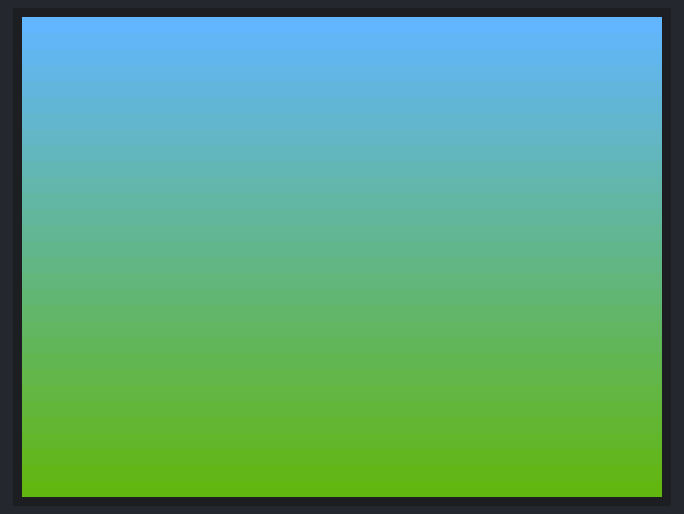
A program run on a simulated Raspberry Pi Pico running MicroPython. Parts: 320×240 colour display. What the program prints to the serial console is not drawn. At 0.2 s the program stops and its outputs stay as they are.

Above: at 0.2 s.

The program:

lines.py
```python
import math
from picographics import PicoGraphics, DISPLAY_PICO_DISPLAY_2, PEN_RGB565

# Set up the display
display = PicoGraphics(display=DISPLAY_PICO_DISPLAY_2, pen_type=PEN_RGB565)

#240x135
WIDTH, HEIGHT = display.get_bounds()

R=100
G=180
B=255

for Y in range(0,HEIGHT):
    red = R
    green = G
    blue = B - Y
    print("Y-axis:", Y, "Red:", red, "Green:", green, "Blue:", blue)

    color = display.create_pen(red,green,blue)
    display.set_pen(color)
    display.line(0,Y,WIDTH,Y)


display.update()
```
